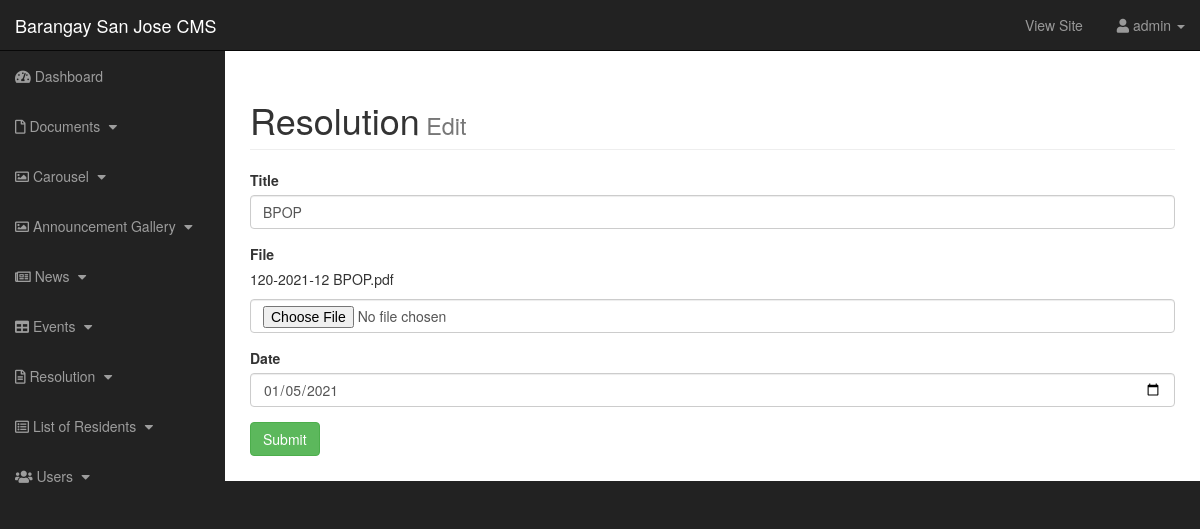
Screenshot of /admin/admin_resolution.php?opt=edit_resolution&r_id=56 (signed in) with the database file from the repository.
### tables this page shows
CREATE TABLE `tbl_resolution` (
  `resolution_id` int(11) NOT NULL,
  `resolution_date` date NOT NULL,
  `resolution_title` varchar(255) NOT NULL,
  `resolution_file` text NOT NULL
);

### admin/admin_includes/edit_resolution.php (the view, shortened to what this page needs)
<?php
    if(isset($_GET['r_id'])){
        $reso_id = $_GET['r_id'];
        $sql = "SELECT * FROM tbl_resolution WHERE resolution_id ='$reso_id'";
        $result = mysqli_query($con,$sql);
        while($row = mysqli_fetch_assoc($result)){
            $reso_title = $row['resolution_title'];
            $reso_file = $row['resolution_file'];
            $reso_date = $row['resolution_date'];
        }
    }
?>
<h1 class="page-header">Resolution<small> Edit</small></h1>
<form action="" method="POST" enctype="multipart/form-data">
    <div class="form-group">
        <label for="">Title</label>
        <input class="form-control" type="text" name="form_reso_title" value="<?php echo $reso_title?>">
    </div>
    <div class="form-group">
        <label for="">File</label>
        <p><?php echo $reso_file?></p>
        <input class="form-control" type="file" name="form_reso_file">
    </div>
    <div class="form-group">
        <label for="">Date</label>
        <input class="form-control" type="date" name="form_reso_date" value="<?php echo $reso_date?>">
    </div>
    <div class="form-group">
        <button class="btn btn-success" type="submit" name="btn_add_resolution">Submit</button>
    </div>
</form>

### admin/css/sb-admin.css (style rules this page uses)
body { margin-top: 100px; background-color: #222; }
@media (min-width: 768px) { body { margin-top: 50px; } }

### rows the page displays
tbl_resolution: form_reso_title "BPOP", resolution_file "120-2021-12 BPOP.pdf", form_reso_date "01/05/2021"

### other values shown
$_SESSION['userName'] "admin"
